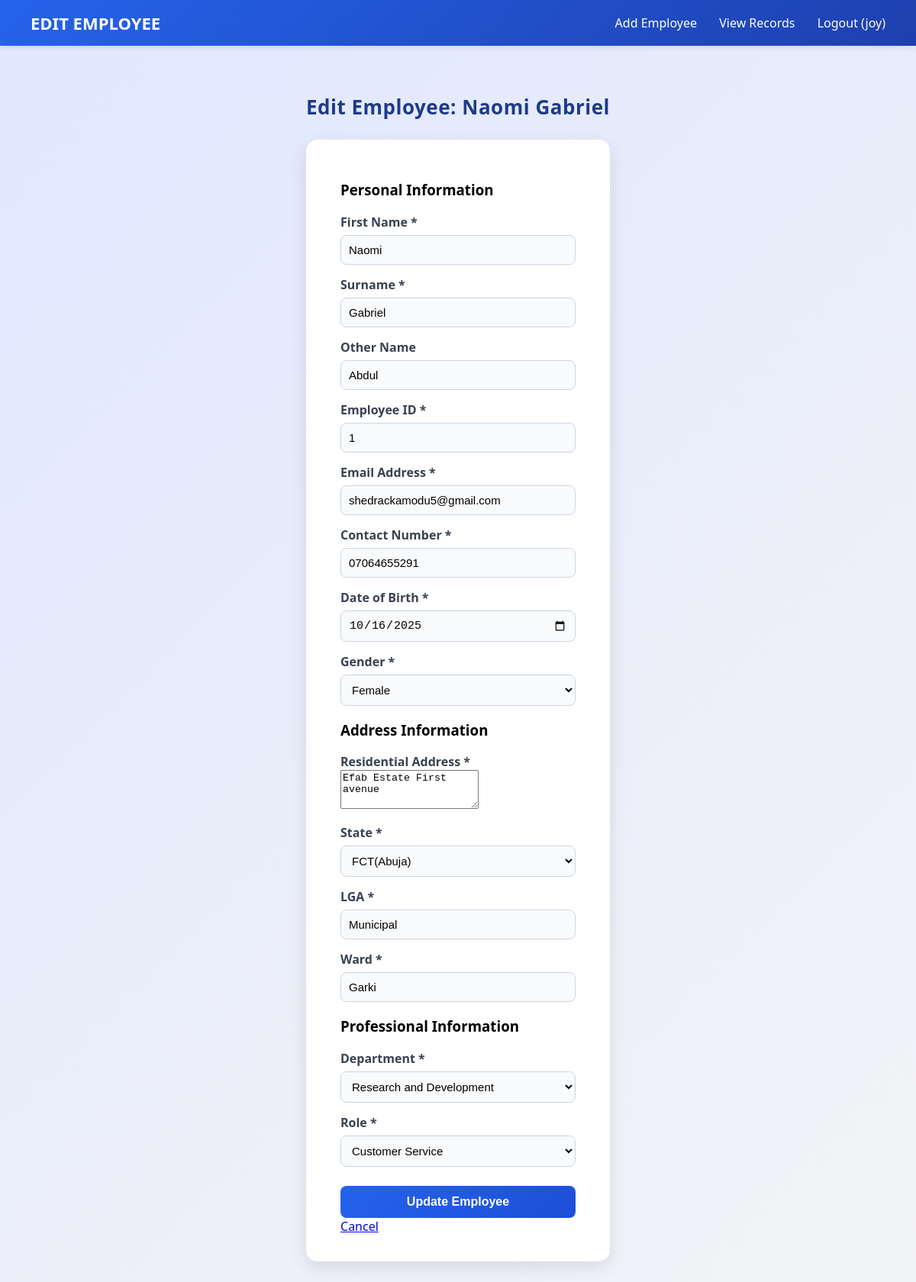
The page /employee/edit/1/ (signed in) on the database its author committed.
### employees/models.py (models this page shows, shortened)
class Employee(models.Model):
    first_name = models.CharField(max_length=100)
    surname = models.CharField(max_length=100)  # Changed from last_name to match form
    other_name = models.CharField(max_length=100, blank=True, null=True)
    employee_id = models.CharField(max_length=50, unique=True)  # NEW field
    email = models.EmailField(unique=True)
    contact_number = models.CharField(max_length=20)  # NEW field
    date_of_birth = models.DateField()
    address = models.TextField()  # NEW field
    GENDER_CHOICES = [
        ('Male', 'Male'),
        ('Female', 'Female'),
    ]
    gender = models.CharField(max_length=10, choices=GENDER_CHOICES)
    state = models.CharField(max_length=100)
    lga = models.CharField(max_length=100)  # Local Government Area
    ward = models.CharField(max_length=100)
    department = models.CharField(max_length=100)
    role = models.CharField(max_length=100)
    profile_picture = models.ImageField(
        upload_to='profile_pictures/',
        blank=True,
        null=True,
        verbose_name='Profile Picture'
    )
    created_at = models.DateTimeField(auto_now_add=True)
    updated_at = models.DateTimeField(auto_now=True)
    class Meta:
        db_table = 'employees'
        ordering = ['-created_at']  # Newest records first by default

### employees/views.py (the view)
    def _wrapped_view(request, *args, **kwargs):
        if not request.user.is_superuser:
            return redirect('access_denied')
        return view_func(request, *args, **kwargs)

### employees/views.py (called while the page is built, shortened)
def superuser_required(view_func):
    def _wrapped_view(request, *args, **kwargs):
        if not request.user.is_superuser:
            return redirect('access_denied')
        return view_func(request, *args, **kwargs)
    return _wrapped_view

@login_required
@superuser_required
def edit_employee(request, employee_id):
    employee = get_object_or_404(Employee, id=employee_id)
    return render(request, 'employees/edit_form.html', {'employee': employee})

### employees/templates/employees/edit_form.html (shortened to what this page needs)
<!DOCTYPE html>
<html lang="en">
<head>
    {% load static %}
    <link rel="stylesheet" href="{% static 'css/form.css' %}">
</head>
<body>
    <header class="navbar">
        <h1>EDIT EMPLOYEE</h1>
        <nav>
            <a href="{% url 'employee_form' %}">Add Employee</a>
            <a href="{% url 'view_records' %}">View Records</a>
            {% if user.is_authenticated %}
                <a href="{% url 'logout' %}">Logout ({{ user.username }})</a>
            {% endif %}
        </nav>
    </header>
    <main class="form-page">
        <div class="form-container">
            <h2>Edit Employee: {{ employee.first_name }} {{ employee.surname }}</h2>
            <form method="POST" class="employee-form">
                <div class="form-section">
                    <h3>Personal Information</h3>
                    <div class="form-row">
                        <div class="form-group">
                            <label for="firstname">First Name *</label>
                            <input type="text" id="firstname" name="firstname" value="{{ employee.first_name }}" required>
                        </div>
                        <div class="form-group">
                            <label for="surname">Surname *</label>
                            <input type="text" id="surname" name="surname" value="{{ employee.surname }}" required>
                        </div>
                    </div>
                    <div class="form-row">
                        <div class="form-group">
                            <label for="othername">Other Name</label>
                            <input type="text" id="othername" name="othername" value="{{ employee.other_name|default:'' }}">
                        </div>
                        <div class="form-group">
                            <label for="employeeid">Employee ID *</label>
                            <input type="text" id="employeeid" name="employeeid" value="{{ employee.employee_id }}" required>
                        </div>
                    </div>
                    <div class="form-row">
                        <div class="form-group">
                            <label for="email">Email Address *</label>
                            <input type="email" id="email" name="email" value="{{ employee.email }}" required>
                        </div>
                        <div class="form-group">
                            <label for="contactnumber">Contact Number *</label>
                            <input type="tel" id="contactnumber" name="contactnumber" value="{{ employee.contact_number }}" required>
                        </div>
                    </div>
                    <div class="form-row">
                        <div class="form-group">
                            <label for="dob">Date of Birth *</label>
                            <input type="date" id="dob" name="dob" value="{{ employee.date_of_birth|date:'Y-m-d' }}" required>
                        </div>
                        <div class="form-group">
                            <label for="gender">Gender *</label>
                            <select id="gender" name="gender" required>
                                <option value="Female" {% if employee.gender == 'Female' %}selected{% endif %}>Female</option>
                            </select>
                        </div>
                    </div>
                </div>
                <div class="form-section">
                    <h3>Address Information</h3>
                    <div class="form-group">
                        <label for="address">Residential Address *</label>
                        <textarea id="address" name="address" rows="3" required>{{ employee.address }}</textarea>
                    </div>
                    <div class="form-row">
                        <div class="form-group">
                            <label for="state">State *</label>
                            <select id="state" name="state" required>
                                <option value="FCT(Abuja)" {% if employee.state == 'FCT(Abuja)' %}selected{% endif %}>FCT(Abuja)</option>
                            </select>
                        </div>
                        <div class="form-group">
                            <label for="lga">LGA *</label>
                            <input type="text" id="lga" name="lga" value="{{ employee.lga }}" required>
                        </div>
                        <div class="form-group">
                            <label for="ward">Ward *</label>
                            <input type="text" id="ward" name="ward" value="{{ employee.ward }}" required>
                        </div>
                    </div>
                </div>
                <div class="form-section">
                    <h3>Professional Information</h3>
                    <div class="form-row">
                        <div class="form-group">
                            <label for="department">Department *</label>
                            <select id="department" name="department" required>
                                <option value="Research and Development" {% if employee.department == 'Research and Development' %}selected{% endif %}>Research and Development</option>
                            </select>
                        </div>
                        <div class="form-group">
                            <label for="role">Role *</label>
                            <select id="role" name="role" required>
                                <option value="Customer Service" {% if employee.role == 'Customer Service' %}selected{% endif %}>Customer Service</option>
                            </select>
                        </div>
                    </div>
                </div>
                <div class="form-actions">
                    <button type="submit" class="submit-btn">Update Employee</button>
                    <a href="{% url 'view_records' %}" class="cancel-btn">Cancel</a>
                </div>
            </form>
        </div>
    </main>
</body>
</html>

### employees/static/css/form.css (style rules this page uses)
*, *::before, *::after { box-sizing: border-box; }
body { font-family: 'Segoe UI', Tahoma, Geneva, Verdana, sans-serif; background: linear-gradient(135deg, #e0e7ff, #f3f4f6); margin: 0; padding: 0; min-height: 100vh; display: flex; flex-direction: column; align-items: center; }
.navbar { width: 100%; background: linear-gradient(135deg, #2563eb, #1e40af); color: #fff; display: flex; justify-content: space-between; align-items: center; padding: 15px 40px; box-shadow: 0 2px 8px rgba(0, 0, 0, 0.1); position: sticky; top: 0; z-index: 9999; flex-wrap: wrap; gap: 10px; }
.navbar h1 { font-size: 22px; margin: 0; font-weight: 600; }
.navbar nav a { color: white; text-decoration: none; margin-left: 25px; font-weight: 500; transition: color 0.3s ease; pointer-events: auto; }
main { flex-grow: 1; width: 100%; display: flex; justify-content: center; align-items: flex-start; padding: 40px 20px; }
form { background: #ffffff; padding: 35px 45px; border-radius: 15px; box-shadow: 0 8px 25px rgba(0, 0, 0, 0.1); width: 100%; max-width: 600px; transition: transform 0.3s ease, box-shadow 0.3s ease; }
h2 { text-align: center; color: #1e3a8a; font-size: 26px; margin-bottom: 25px; letter-spacing: 0.5px; }
label { display: block; margin-top: 15px; font-weight: 600; color: #374151; }
input, select { width: 100%; padding: 10px; margin-top: 6px; border-radius: 8px; border: 1px solid #cbd5e1; background-color: #f9fafb; font-size: 15px; transition: border-color 0.2s, box-shadow 0.2s; }
button { margin-top: 25px; padding: 12px; background: linear-gradient(135deg, #2563eb, #1d4ed8); color: white; border: none; border-radius: 8px; cursor: pointer; width: 100%; font-size: 16px; font-weight: 600; transition: background 0.3s ease, transform 0.2s ease; }

### rows shown on the page
Employee: first_name "Naomi", surname "Gabriel", firstname "Naomi", othername "Abdul", employeeid "1", email "shedrackamodu5@gmail.com", contactnumber "07064655291", dob "10/16/2025", gender "Female", address "Efab Estate First avenue", state "FCT(Abuja)", lga "Municipal", ward "Garki", department "Research and Development", role "Customer Service"

### other values the page prints
{{ user.username }} "joy"
